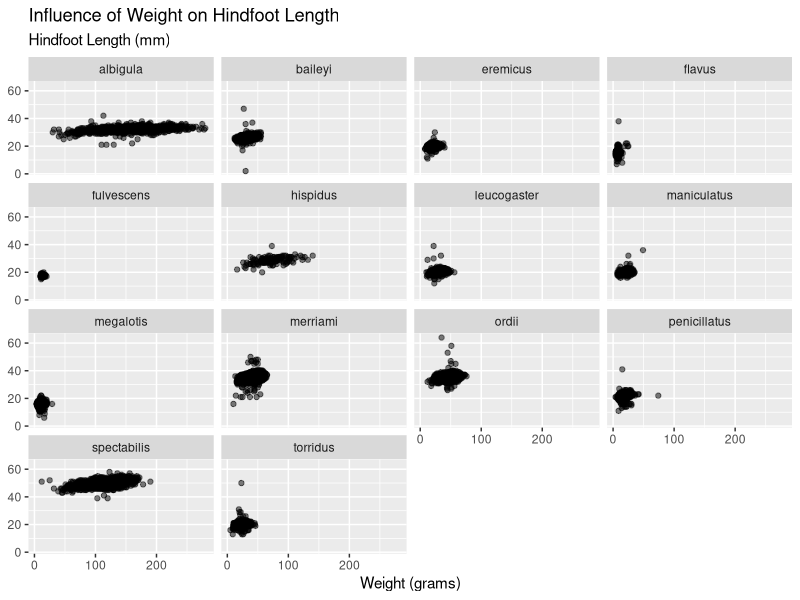
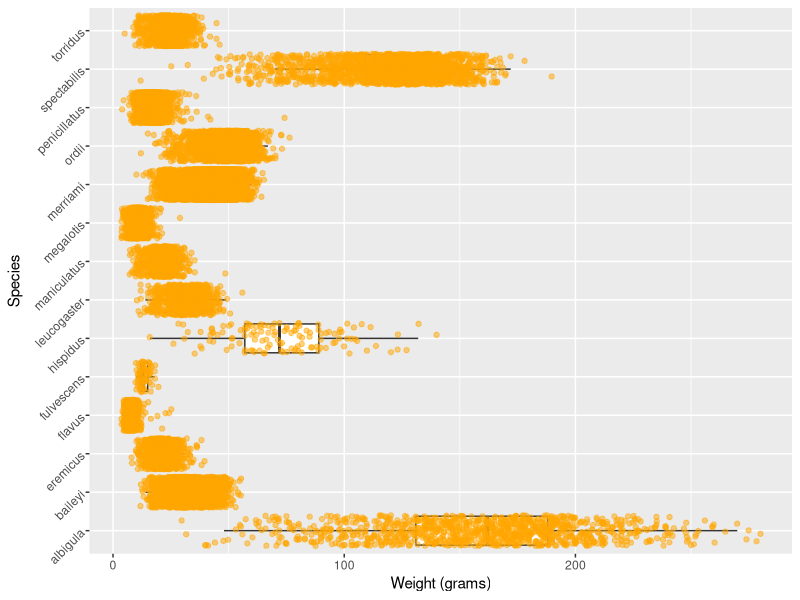
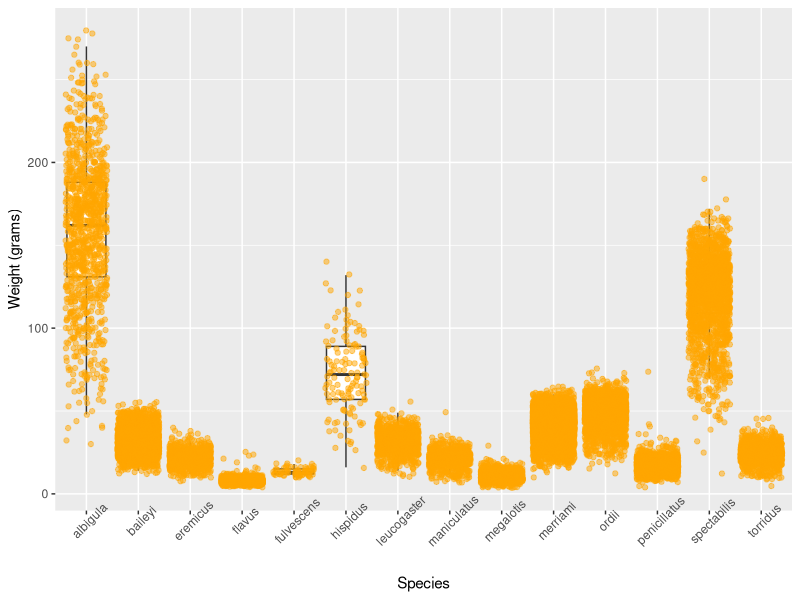

Write the R code that produced these figures, in order.
## ---- chunk 1
#| label: setup

library(tidyverse)
## ---- chunk 2
#| label: load-data

surveys <- read_csv("surveys.csv")
#glimpse(surveys)

ncol(surveys)

class(surveys)
## ---- chunk 3
#| label: scatterplot

ggplot(data = surveys) +
  geom_point(mapping = aes(x = weight, 
                           y = hindfoot_length), 
             alpha = 0.5) + 
  facet_wrap(~species) + 
  labs(title = "Influence of Weight on Hindfoot Length", 
       subtitle = "Hindfoot Length (mm)",
       x = "Weight (grams)", 
       y = NULL)
## ---- chunk 4
#| label: boxplot

ggplot(data = surveys, mapping = aes(x = weight, y = species)) +
  geom_boxplot(outliers = FALSE) + 
  geom_jitter(color = "orange",
              alpha = 0.5) + labs(x = "Weight (grams)",
                                  y = "Species") +
  theme(axis.text.y = element_text(angle = 45))
## ---- chunk 5
#| label: rotated-boxplot

ggplot(data = surveys, mapping = aes(x = species, y = weight)) +
  geom_boxplot(outliers = FALSE) + 
  geom_jitter(color = "orange",
              alpha = 0.5) + labs(x = "Species",
                                  y = "Weight (grams)") +
  theme(axis.text.x = element_text(angle = 45))
